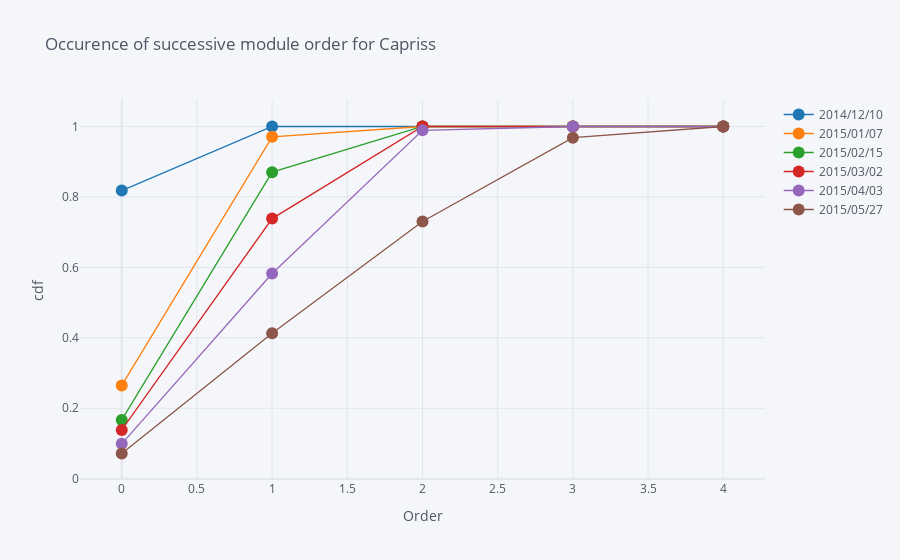

Notebook code for this chart:
### Code cell
Capriss = import_mtgfile(filename = "Capriss")
Capriss_extraction_at_module_scale = extract_at_module_scale(Capriss)
plot_module_occurence_module_order_along_time(Capriss_extraction_at_module_scale, "Capriss")

### Figure 1 — Plotly figure (JSON) as saved in the notebook; plotly's stock layout.template omitted (floating-point values rounded to 4 significant figures)
{"data": [{"line": {"color": "rgba(31, 119, 180, 1.0)", "dash": "solid", "shape": "linear", "width": 1.3}, "marker": {"size": 12, "symbol": "circle"}, "mode": "lines+markers", "name": "2014/12/10", "text": "", "type": "scatter", "x": [0, 1, 2, 3, 4], "y": [0.8182, 1, 1, 1, 1]}, {"line": {"color": "rgba(255, 127, 14, 1.0)", "dash": "solid", "shape": "linear", "width": 1.3}, "marker": {"size": 12, "symbol": "circle"}, "mode": "lines+markers", "name": "2015/01/07", "text": "", "type": "scatter", "x": [0, 1, 2, 3, 4], "y": [0.2647, 0.9706, 1, 1, 1]}, {"line": {"color": "rgba(44, 160, 44, 1.0)", "dash": "solid", "shape": "linear", "width": 1.3}, "marker": {"size": 12, "symbol": "circle"}, "mode": "lines+markers", "name": "2015/02/15", "text": "", "type": "scatter", "x": [0, 1, 2, 3, 4], "y": [0.1667, 0.8704, 1, 1, 1]}, {"line": {"color": "rgba(214, 39, 40, 1.0)", "dash": "solid", "shape": "linear", "width": 1.3}, "marker": {"size": 12, "symbol": "circle"}, "mode": "lines+markers", "name": "2015/03/02", "text": "", "type": "scatter", "x": [0, 1, 2, 3, 4], "y": [0.1385, 0.7385, 1, 1, 1]}, {"line": {"color": "rgba(148, 103, 189, 1.0)", "dash": "solid", "shape": "linear", "width": 1.3}, "marker": {"size": 12, "symbol": "circle"}, "mode": "lines+markers", "name": "2015/04/03", "text": "", "type": "scatter", "x": [0, 1, 2, 3, 4], "y": [0.0989, 0.5824, 0.989, 1, 1]}, {"line": {"color": "rgba(140, 86, 75, 1.0)", "dash": "solid", "shape": "linear", "width": 1.3}, "marker": {"size": 12, "symbol": "circle"}, "mode": "lines+markers", "name": "2015/05/27", "text": "", "type": "scatter", "x": [0, 1, 2, 3, 4], "y": [0.07143, 0.4127, 0.7302, 0.9683, 1.0]}], "layout": {"legend": {"bgcolor": "#F5F6F9", "font": {"color": "#4D5663"}}, "paper_bgcolor": "#F5F6F9", "plot_bgcolor": "#F5F6F9", "title": {"font": {"color": "#4D5663"}, "text": "Occurence of successive module order for Capriss"}, "xaxis": {"gridcolor": "#E1E5ED", "showgrid": true, "tickfont": {"color": "#4D5663"}, "title": {"font": {"color": "#4D5663"}, "text": "Order"}, "zerolinecolor": "#E1E5ED"}, "yaxis": {"gridcolor": "#E1E5ED", "showgrid": true, "tickfont": {"color": "#4D5663"}, "title": {"font": {"color": "#4D5663"}, "text": "cdf"}, "zerolinecolor": "#E1E5ED"}}}
